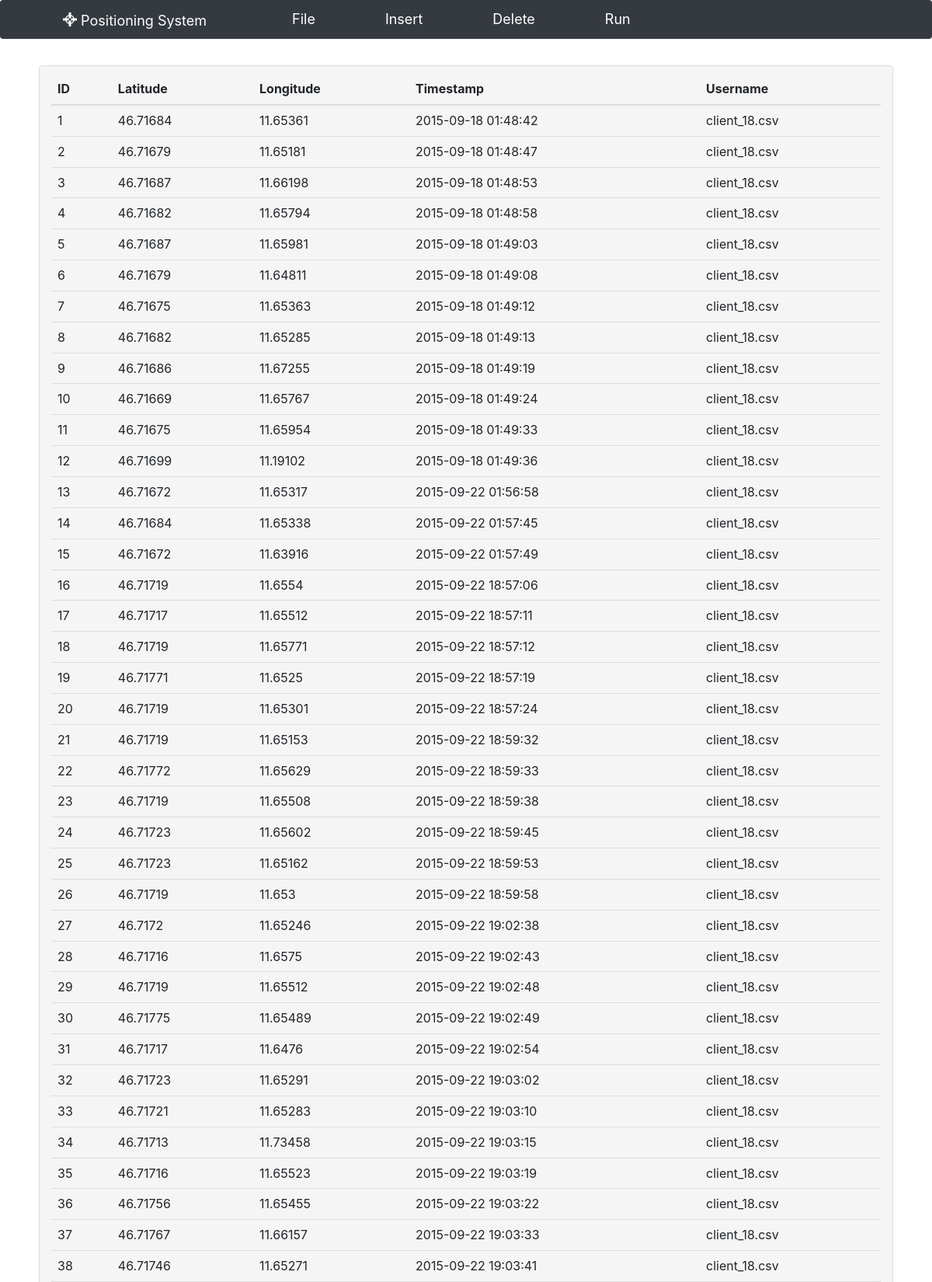
Screenshot of /table (upper part) with the database file from the repository.
### app/models.py (models this page shows, shortened)
class Location(Base):
    __tablename__ = "location"
    id = Column(Integer, primary_key=True)
    lat = Column(Float)
    lan = Column(Float)
    timestamp = Column(DateTime)
    user_id = Column(Integer, ForeignKey('user.id'))

class User(Base):
    __tablename__ = "user"
    id = Column(Integer, primary_key=True)
    username = Column(String(255), index=True, unique=True)

### app/routes.py (the view)
@app.route("/table")
def fill_table():
    locations = session.query(Location, User).join(User).add_columns(User.username, Location.id, Location.lat,
                                                                     Location.lan, Location.timestamp).all()
    return render_template("tables.html", data=locations)

### app/templates/tables.html
{% extends 'base.html' %}
{% block content %}
    <br/>
    <br />
    <br />
    <div class="container">
        <div class="panel panel-default">
            <div class="panel-heading">
                <table class="table table-hover">
                    <thead>
                      <tr>
                        <th>ID</th>
                        <th>Latitude</th>
                        <th>Longitude</th>
                          <th>Timestamp</th>
                          <th>Username</th>
                      </tr>
                    </thead>
                    <tbody>
                     {% for row in data %}
                        <tr>
                        <td>{{ row['id'] }}</td>
                        <td>{{ row['lat'] }}</td>
                        <td>{{ row['lan'] }}</td>
                        <td>{{ row['timestamp'] }}</td>
                        <td>{{ row['username'] }}</td>
                        </tr>
                    {% endfor %}
                    </tbody>
                  </table>
            </div>
        </div>
    </div>
{% endblock %}

### app/templates/base.html (shortened to what this page needs)
<html>
<head>
    <link rel="stylesheet" href="https://unpkg.com/leaflet@1.3.1/dist/leaflet.css"
/>
    <link href="http://code.jquery.com/ui/1.9.2/themes/base/jquery-ui.css" rel="stylesheet">
    <link href="https://maxcdn.bootstrapcdn.com/bootstrap/3.3.7/css/bootstrap.min.css" rel="stylesheet"
>
    <link rel="stylesheet"
          href="https://cdnjs.cloudflare.com/ajax/libs/bootstrap-slider/10.0.0/css/bootstrap-slider.min.css"/>
    <link href="https://cdn.rawgit.com/wenzhixin/multiple-select/master/multiple-select.css" rel="stylesheet"/>
    <link href="https://maxcdn.bootstrapcdn.com/bootstrap/4.0.0/css/bootstrap.min.css"
          rel="stylesheet"
>
    <link rel="stylesheet" href="http://cdn.leafletjs.com/leaflet-0.7.2/leaflet.css" />
    <link rel="stylesheet" href="http://code.jquery.com/ui/1.9.2/themes/base/jquery-ui.css" type="text/css">
</head>
<body>
    {% include 'navbar.html' %}
    <div id="page-content-wrapper">
         <div class="container-fluid xyz">
            <div class="row">
               <div class="col-lg-12">
                   {% block content %}
                   {% endblock %}
               </div>
            </div>
         </div>
    </div>
</body>
</html>

### app/templates/navbar.html (shortened to what this page needs)
<nav class="navbar navbar-expand-lg navbar-dark fixed-top bg-dark" role="navigation">
  <div class="collapse navbar-collapse" id="navbarNavDropdown" role="navigation">
    <ul class="navbar-nav mr-auto">
        <li class="nav nav-item dropdown">
            <a class="navbar-brand" href="/"><span class="glyphicon glyphicon-screenshot" aria-hidden="false"></span> Positioning System </a>
        </li>
      <li class="nav nav-item dropdown active">
        <a class="nav-link" href="/" id="navbarDropdownMenuLink" role="button" data-toggle="dropdown" aria-haspopup="true" aria-expanded="false"> File </a>
      </li>
        <li class="nav nav-item dropdown active">
            <a class="nav-link" href="/" id="navbarDropdownMenuLink" data-toggle="dropdown" aria-haspopup="true" aria-expanded="false"> Insert </a>
        </li>
        <li class="nav nav-item dropdown active">
            <a class="nav-link" href="/" id="navbarDropdownMenuLink" data-toggle="dropdown" aria-haspopup="true" aria-expanded="false">Delete</a>
        </li>
    <li class="nav nav-item dropdown active">
        <a class="nav-link" href="/" id="navbarDropdownMenuLink" data-toggle="dropdown" aria-haspopup="true" aria-expanded="false"> Run</a>
    </li>
    </ul>
  </div>
</nav>

### app/templates/base.html (style rules this page uses)
html { position: relative; min-height: 100%; }
body { margin-bottom: 100px; height: auto; }
nav { width: 100%; height: 20px; border-radius: 10px; -moz-border-radius: 10px; }
.nav a { color: white; font-size: large; }
.navbar-nav > li { padding-left:20px; padding-right:20px; margin-left:20px; margin-right:20px; }
#page-content-wrapper { position: absolute; padding: 15px; width: 100%; overflow-x: hidden; }
@media (min-width:770px) { #page-content-wrapper { top: 19px; padding: 20px; position: absolute; -webkit-transition: all 0.5s ease; -moz-transition: all 0.5s ease; -o-transition: all 0.5s ease; transition: all 0.5s ease; } }

### rows the page displays
Location: id "1", lat "46.71684", lan "11.65361", timestamp "2015-09-18 01:48:42", username "client_18.csv"
Location: id "2", lat "46.71679", lan "11.65181", timestamp "2015-09-18 01:48:47", username "client_18.csv"
Location: id "3", lat "46.71687", lan "11.66198", timestamp "2015-09-18 01:48:53", username "client_18.csv"
Location: id "4", lat "46.71682", lan "11.65794", timestamp "2015-09-18 01:48:58", username "client_18.csv"
Location: id "5", lat "46.71687", lan "11.65981", timestamp "2015-09-18 01:49:03", username "client_18.csv"
Location: id "6", lat "46.71679", lan "11.64811", timestamp "2015-09-18 01:49:08", username "client_18.csv"
Location: id "7", lat "46.71675", lan "11.65363", timestamp "2015-09-18 01:49:12", username "client_18.csv"
Location: id "8", lat "46.71682", lan "11.65285", timestamp "2015-09-18 01:49:13", username "client_18.csv"
Location: id "9", lat "46.71686", lan "11.67255", timestamp "2015-09-18 01:49:19", username "client_18.csv"
Location: id "10", lat "46.71669", lan "11.65767", timestamp "2015-09-18 01:49:24", username "client_18.csv"
Location: id "11", lat "46.71675", lan "11.65954", timestamp "2015-09-18 01:49:33", username "client_18.csv"
Location: id "12", lat "46.71699", lan "11.19102", timestamp "2015-09-18 01:49:36", username "client_18.csv"
Location: id "13", lat "46.71672", lan "11.65317", timestamp "2015-09-22 01:56:58", username "client_18.csv"
Location: id "14", lat "46.71684", lan "11.65338", timestamp "2015-09-22 01:57:45", username "client_18.csv"
Location: id "15", lat "46.71672", lan "11.63916", timestamp "2015-09-22 01:57:49", username "client_18.csv"
Location: id "16", lat "46.71719", lan "11.6554", timestamp "2015-09-22 18:57:06", username "client_18.csv"
Location: id "17", lat "46.71717", lan "11.65512", timestamp "2015-09-22 18:57:11", username "client_18.csv"
Location: id "18", lat "46.71719", lan "11.65771", timestamp "2015-09-22 18:57:12", username "client_18.csv"
Location: id "19", lat "46.71771", lan "11.6525", timestamp "2015-09-22 18:57:19", username "client_18.csv"
Location: id "20", lat "46.71719", lan "11.65301", timestamp "2015-09-22 18:57:24", username "client_18.csv"
Location: id "21", lat "46.71719", lan "11.65153", timestamp "2015-09-22 18:59:32", username "client_18.csv"
Location: id "22", lat "46.71772", lan "11.65629", timestamp "2015-09-22 18:59:33", username "client_18.csv"
Location: id "23", lat "46.71719", lan "11.65508", timestamp "2015-09-22 18:59:38", username "client_18.csv"
Location: id "24", lat "46.71723", lan "11.65602", timestamp "2015-09-22 18:59:45", username "client_18.csv"
Location: id "25", lat "46.71723", lan "11.65162", timestamp "2015-09-22 18:59:53", username "client_18.csv"
Location: id "26", lat "46.71719", lan "11.653", timestamp "2015-09-22 18:59:58", username "client_18.csv"
Location: id "27", lat "46.7172", lan "11.65246", timestamp "2015-09-22 19:02:38", username "client_18.csv"
Location: id "28", lat "46.71716", lan "11.6575", timestamp "2015-09-22 19:02:43", username "client_18.csv"
Location: id "29", lat "46.71719", lan "11.65512", timestamp "2015-09-22 19:02:48", username "client_18.csv"
Location: id "30", lat "46.71775", lan "11.65489", timestamp "2015-09-22 19:02:49", username "client_18.csv"
Location: id "31", lat "46.71717", lan "11.6476", timestamp "2015-09-22 19:02:54", username "client_18.csv"
Location: id "32", lat "46.71723", lan "11.65291", timestamp "2015-09-22 19:03:02", username "client_18.csv"
Location: id "33", lat "46.71721", lan "11.65283", timestamp "2015-09-22 19:03:10", username "client_18.csv"
Location: id "34", lat "46.71713", lan "11.73458", timestamp "2015-09-22 19:03:15", username "client_18.csv"
Location: id "35", lat "46.71716", lan "11.65523", timestamp "2015-09-22 19:03:19", username "client_18.csv"
Location: id "36", lat "46.71756", lan "11.65455", timestamp "2015-09-22 19:03:22", username "client_18.csv"
Location: id "37", lat "46.71767", lan "11.66157", timestamp "2015-09-22 19:03:33", username "client_18.csv"
Location: id "38", lat "46.71746", lan "11.65271", timestamp "2015-09-22 19:03:41", username "client_18.csv"
